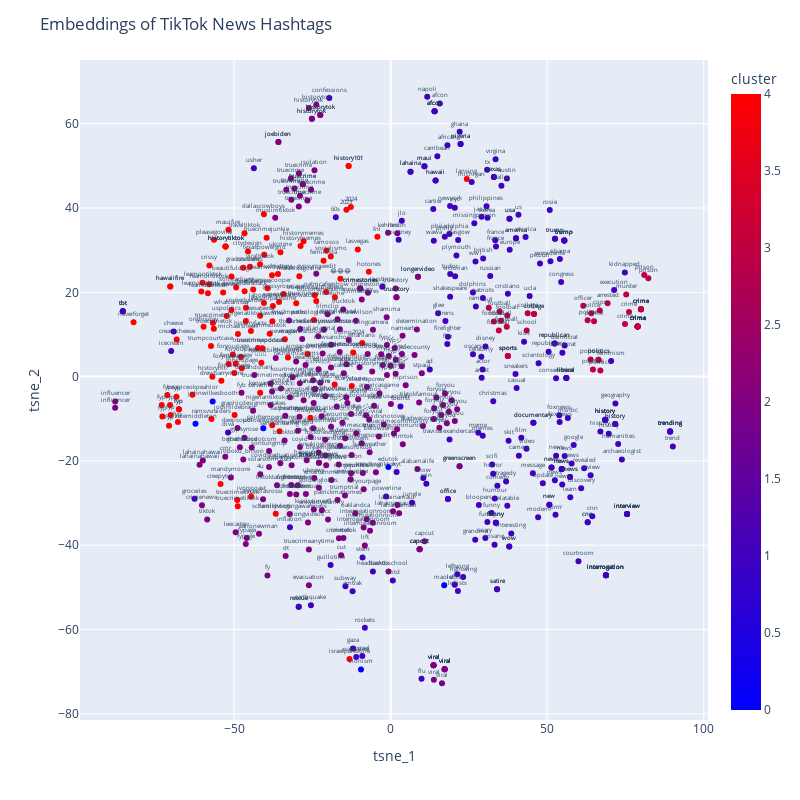

The notebook cell saved with this chart:
### Code cell
#plotting tSNE graph for filtered data words
tsneN = TSNE(n_components=2, random_state=42)  
tsne_resultsN = tsneN.fit_transform(embednews)

dfN = pd.DataFrame(tsne_resultsN, columns=['tsne_1', 'tsne_2'])
dfN['hashtag'] = fullnewswords
dfN['cluster'] = clustersN # the cluster indices where each news hashtags belong
#df.head()

# Create the scatter plot
fig = px.scatter(dfN, x='tsne_1', y='tsne_2', text='hashtag', color="cluster", color_continuous_scale="BlueRed")

# Format what to show next to the markers
fig.update_traces(textposition='top center', 
                  mode='markers+text', 
                  textfont=dict(size=6))

fig.update_layout(title='Embeddings of TikTok News Hashtags', width=800, height=800)
fig.show()

### Figure 1 — Plotly figure (JSON) as saved in the notebook; plotly's stock layout.template omitted (floating-point values rounded to 4 significant figures; data arrays with more than 128 entries replaced by an {"elided": "..."} marker saying what was removed)
{"data": [{"hovertemplate": "tsne_1=%{x}<br>tsne_2=%{y}<br>hashtag=%{text}<br>cluster=%{marker.color}<extra></extra>", "legendgroup": "", "marker": {"color": {"elided": "600 int values"}, "coloraxis": "coloraxis", "symbol": "circle"}, "mode": "markers+text", "name": "", "orientation": "v", "showlegend": false, "text": {"elided": "600 str values"}, "textfont": {"size": 6}, "textposition": "top center", "type": "scatter", "x": {"elided": "600 float values"}, "xaxis": "x", "y": {"elided": "600 float values"}, "yaxis": "y"}], "layout": {"coloraxis": {"colorbar": {"title": {"text": "cluster"}}, "colorscale": [[0, "rgb(0,0,255)"], [1, "rgb(255,0,0)"]]}, "height": 800, "legend": {"tracegroupgap": 0}, "margin": {"t": 60}, "title": {"text": "Embeddings of TikTok News Hashtags"}, "width": 800, "xaxis": {"anchor": "y", "domain": [0, 1], "title": {"text": "tsne_1"}}, "yaxis": {"anchor": "x", "domain": [0, 1], "title": {"text": "tsne_2"}}}}
